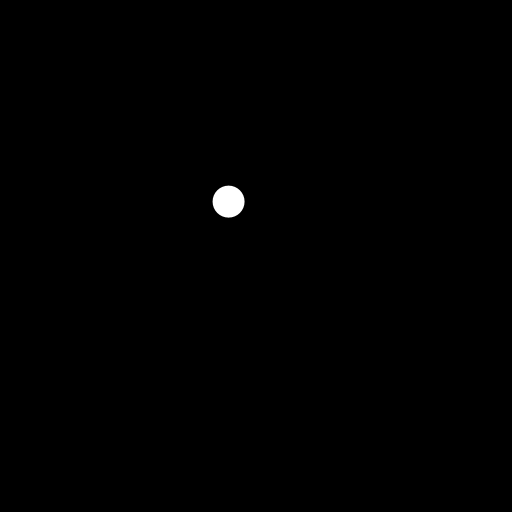
Frame 1 (no input)
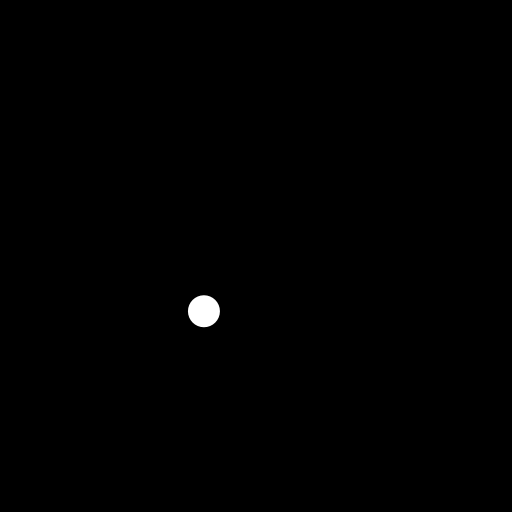
Frame 60 (the mouse pressed at the canvas centre just before this capture)
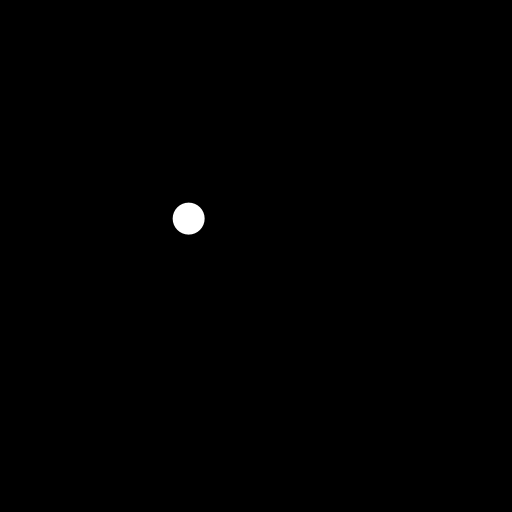
Frame 120 (the mouse held since frame 60 and released just before this capture)

The Processing sketch that drew these frames (run headless with seeded random() and noise(); from frame 60 on, the mouse is pressed at the canvas centre):

// Processing sketch: First_Demo
// ── First_Demo.pde
int loopFrames = 512;
float loopProgress = 0;

NoiseLoop noise1, noise2;

void setup() {
  size(512, 512);
  ellipseMode(RADIUS);
  fill(255);
  noStroke();
  
  noise1 = new NoiseLoop(16);
  noise2 = new NoiseLoop(16);
}

void draw() {
  loopProgress = float(frameCount % loopFrames) / float(loopFrames);
  
  background(0);
  
  ellipse(width * noise1.Eval(loopProgress), height * noise2.Eval(loopProgress), 16, 16);
}

// ── NoiseLoop.pde
public class NoiseLoop {
  
  public float radius, length;
  public int seed;
  
  public NoiseLoop(float length) {
    
    this.seed = int(random(256));
    
    this.length = length;
    this.radius = length / TWO_PI;
    
  }
  
  public float Eval(float time) {
    
    float angle = map(time, 0, 1, 0, TWO_PI);
    
    float x = this.radius * cos(angle);
    float y = this.radius * sin(angle);
    
    noiseSeed(this.seed);
    
    return noise(x, y);
    
  }
  
}
